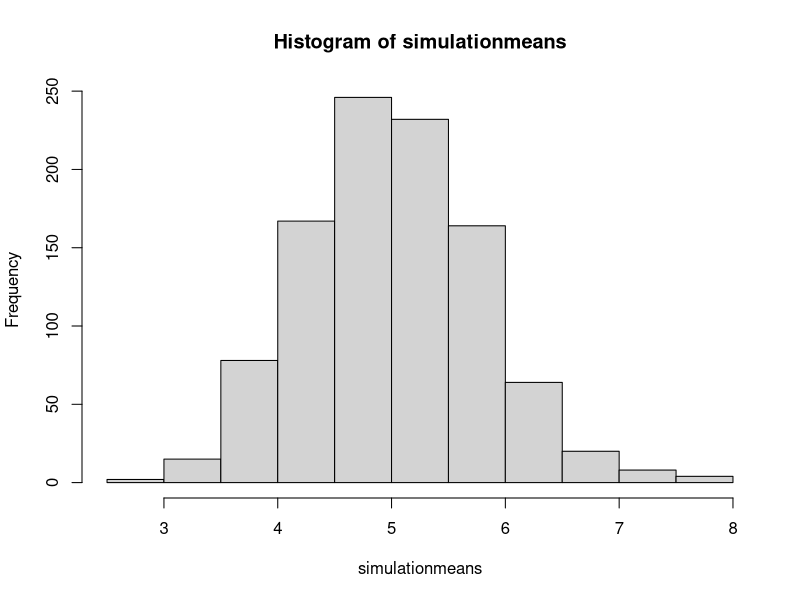
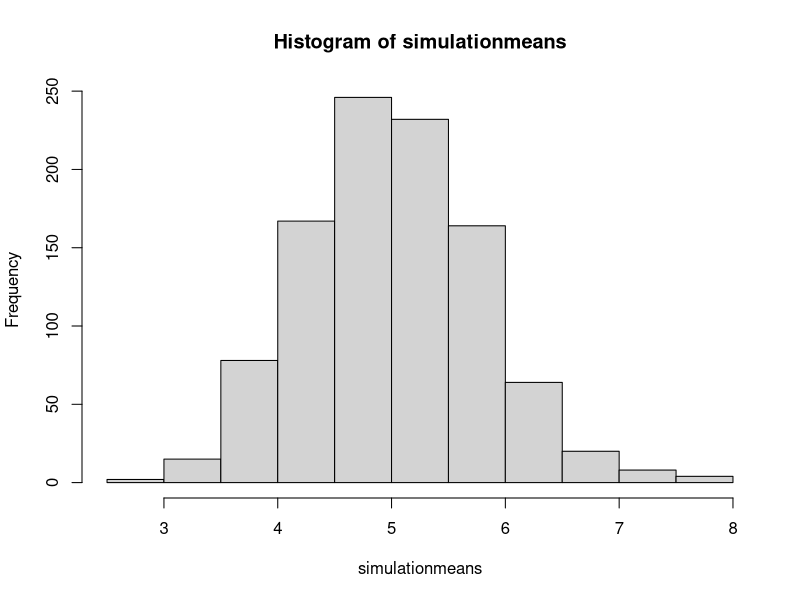
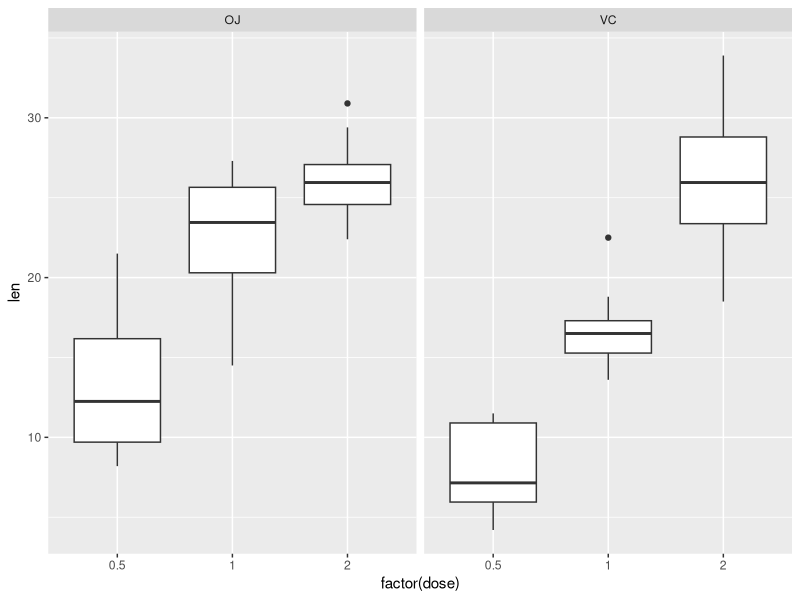

Write the R code that produced these figures, in order.
## ---- chunk 1

## set parameters
numsim <- 1000
n <- 40
lambda <- .20
set.seed(123)

simulation1 <- matrix(rexp(numsim*n, rate = lambda), numsim)
simulationmeans <- apply(simulation1, 1, mean)

hist(simulationmeans)

## ---- chunk 2

actual_mean <- mean(simulationmeans)
theoretical_mean <- 1/lambda
print(actual_mean)
print(theoretical_mean)

## ---- chunk 3

sample_variance <- var(simulationmeans)
theoretical_variance <- (1/lambda)^2/n
print(sample_variance)
print(theoretical_variance)

## ---- chunk 4
hist(simulationmeans)
## ---- chunk 5
shapiro.test(simulationmeans)
## ---- chunk 6
library(datasets) 
library(ggplot2) 

g <- ggplot(ToothGrowth, aes(factor(dose), len )) +
                        geom_boxplot() + facet_grid(.~supp)
print(g)

## ---- chunk 7

data(ToothGrowth) 
doseGrowth1 <- subset(ToothGrowth, dose == 0.5) 
doseGrowth2 <- subset(ToothGrowth, dose == 1)
doseGrowth3 <- subset(ToothGrowth, dose == 2)

## ---- chunk 8
t.test(len~supp, data = doseGrowth1)
## ---- chunk 9
t.test(len~supp, data = doseGrowth2)
## ---- chunk 10
t.test(len~supp, data = doseGrowth3)
